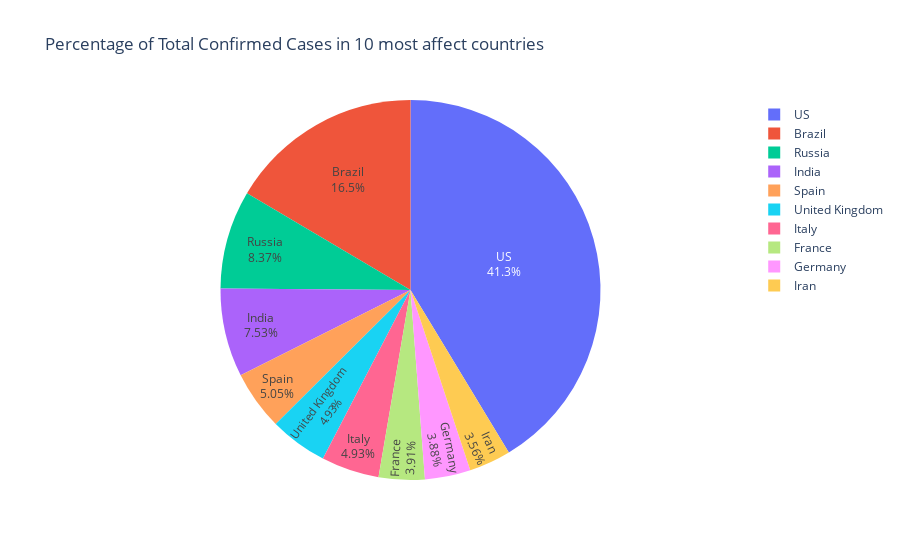

The notebook cell saved with this chart:
### Code cell
confirmed_by_country = df.groupby('Country')['Confirmed'].sum()
desc = confirmed_by_country.sort_values(ascending=False)
country_list = [desc.index[i] for i in range(10)]
country_list

filtered_data = df[df['Country'].isin(country_list)]
filtered_data

fig=px.pie(filtered_data,values='Confirmed',names='Country',title="Percentage of Total Confirmed Cases in 10 most affect countries")
# decreasing the size of the pie chart
fig.update_traces(textposition='inside', textinfo='percent+label')
fig.show()

### Figure 1 — Plotly figure (JSON) as saved in the notebook; plotly's stock layout.template omitted (floating-point values rounded to 4 significant figures; data arrays with more than 128 entries replaced by an {"elided": "..."} marker saying what was removed)
{"data": [{"domain": {"x": [0, 1], "y": [0, 1]}, "hovertemplate": "Country=%{label}<br>Confirmed=%{value}<extra></extra>", "labels": {"elided": "4639 str values"}, "legendgroup": "", "name": "", "showlegend": true, "textinfo": "percent+label", "textposition": "inside", "type": "pie", "values": {"elided": "4639 int values"}}], "layout": {"legend": {"tracegroupgap": 0}, "title": {"text": "Percentage of Total Confirmed Cases in 10 most affect countries"}}}
